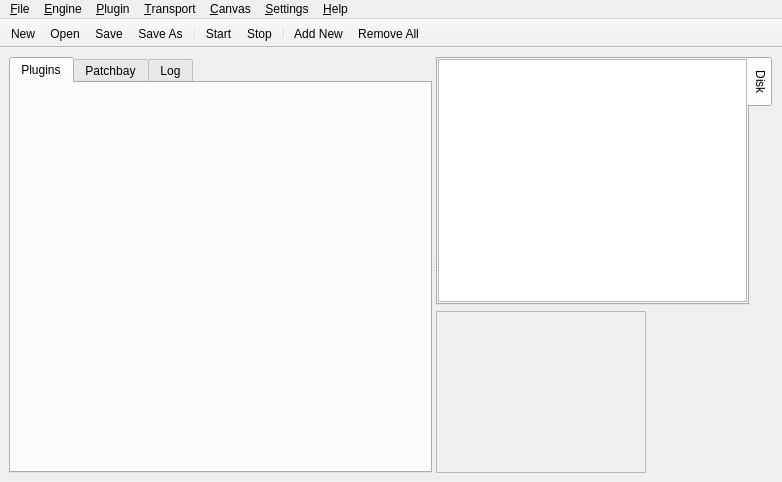
<?xml version="1.0" encoding="UTF-8"?>
<ui version="4.0">
 <class>CarlaMainW</class>
 <widget class="QMainWindow" name="CarlaMainW">
  <property name="geometry">
   <rect>
    <x>0</x>
    <y>0</y>
    <width>782</width>
    <height>482</height>
   </rect>
  </property>
  <property name="windowTitle">
   <string>Carla</string>
  </property>
  <widget class="QWidget" name="centralwidget">
   <layout class="QVBoxLayout" name="verticalLayout_5">
    <item>
     <widget class="QSplitter" name="splitter">
      <property name="orientation">
       <enum>Qt::Horizontal</enum>
      </property>
      <widget class="QTabWidget" name="tabMain">
       <property name="currentIndex">
        <number>0</number>
       </property>
       <widget class="QWidget" name="tab_plugins">
        <attribute name="title">
         <string>Plugins</string>
        </attribute>
        <layout class="QVBoxLayout" name="verticalLayout">
         <property name="spacing">
          <number>0</number>
         </property>
         <property name="leftMargin">
          <number>0</number>
         </property>
         <property name="topMargin">
          <number>2</number>
         </property>
         <property name="rightMargin">
          <number>0</number>
         </property>
         <property name="bottomMargin">
          <number>2</number>
         </property>
         <item>
          <widget class="QWidget" name="w_plugins" native="true">
           <layout class="QVBoxLayout" name="layout">
            <property name="spacing">
             <number>1</number>
            </property>
            <property name="margin">
             <number>0</number>
            </property>
           </layout>
          </widget>
         </item>
         <item>
          <spacer name="verticalSpacer">
           <property name="orientation">
            <enum>Qt::Vertical</enum>
           </property>
           <property name="sizeHint" stdset="0">
            <size>
             <width>20</width>
             <height>333</height>
            </size>
           </property>
          </spacer>
         </item>
        </layout>
       </widget>
       <widget class="QWidget" name="tab_patchbay">
        <attribute name="title">
         <string>Patchbay</string>
        </attribute>
        <layout class="QVBoxLayout" name="verticalLayout_2">
         <property name="spacing">
          <number>0</number>
         </property>
         <property name="margin">
          <number>2</number>
         </property>
         <item>
          <widget class="QGraphicsView" name="graphicsView">
           <property name="verticalScrollBarPolicy">
            <enum>Qt::ScrollBarAlwaysOn</enum>
           </property>
           <property name="horizontalScrollBarPolicy">
            <enum>Qt::ScrollBarAlwaysOn</enum>
           </property>
          </widget>
         </item>
        </layout>
       </widget>
       <widget class="QWidget" name="tab_log">
        <attribute name="title">
         <string>Log</string>
        </attribute>
        <layout class="QVBoxLayout" name="verticalLayout_6">
         <property name="spacing">
          <number>0</number>
         </property>
         <property name="margin">
          <number>2</number>
         </property>
         <item>
          <widget class="QPlainTextEdit" name="pte_log">
           <property name="verticalScrollBarPolicy">
            <enum>Qt::ScrollBarAlwaysOn</enum>
           </property>
           <property name="horizontalScrollBarPolicy">
            <enum>Qt::ScrollBarAlwaysOn</enum>
           </property>
           <property name="undoRedoEnabled">
            <bool>false</bool>
           </property>
           <property name="lineWrapMode">
            <enum>QPlainTextEdit::NoWrap</enum>
           </property>
           <property name="plainText">
            <string notr="true"/>
           </property>
           <property name="textInteractionFlags">
            <set>Qt::LinksAccessibleByMouse|Qt::TextSelectableByKeyboard|Qt::TextSelectableByMouse</set>
           </property>
          </widget>
         </item>
        </layout>
       </widget>
      </widget>
      <widget class="QWidget" name="layoutWidget">
       <layout class="QVBoxLayout" name="verticalLayout_4">
        <item>
         <widget class="QTabWidget" name="tabUtils">
          <property name="sizePolicy">
           <sizepolicy hsizetype="Ignored" vsizetype="Expanding">
            <horstretch>0</horstretch>
            <verstretch>0</verstretch>
           </sizepolicy>
          </property>
          <property name="minimumSize">
           <size>
            <width>210</width>
            <height>0</height>
           </size>
          </property>
          <property name="tabPosition">
           <enum>QTabWidget::East</enum>
          </property>
          <property name="currentIndex">
           <number>0</number>
          </property>
          <widget class="QWidget" name="disk">
           <attribute name="title">
            <string>Disk</string>
           </attribute>
           <layout class="QVBoxLayout" name="verticalLayout_3">
            <property name="spacing">
             <number>0</number>
            </property>
            <property name="leftMargin">
             <number>0</number>
            </property>
            <property name="topMargin">
             <number>0</number>
            </property>
            <property name="rightMargin">
             <number>0</number>
            </property>
            <property name="bottomMargin">
             <number>1</number>
            </property>
            <item>
             <widget class="QTreeView" name="fileTreeView"/>
            </item>
           </layout>
          </widget>
         </widget>
        </item>
        <item>
         <widget class="CanvasPreviewFrame" name="miniCanvasPreview">
          <property name="minimumSize">
           <size>
            <width>210</width>
            <height>162</height>
           </size>
          </property>
          <property name="maximumSize">
           <size>
            <width>210</width>
            <height>162</height>
           </size>
          </property>
          <property name="frameShape">
           <enum>QFrame::StyledPanel</enum>
          </property>
          <property name="frameShadow">
           <enum>QFrame::Raised</enum>
          </property>
         </widget>
        </item>
       </layout>
      </widget>
     </widget>
    </item>
   </layout>
  </widget>
  <widget class="QMenuBar" name="menubar">
   <property name="geometry">
    <rect>
     <x>0</x>
     <y>0</y>
     <width>782</width>
     <height>19</height>
    </rect>
   </property>
   <widget class="QMenu" name="menu_File">
    <property name="title">
     <string>&amp;File</string>
    </property>
    <addaction name="act_file_new"/>
    <addaction name="act_file_open"/>
    <addaction name="act_file_save"/>
    <addaction name="act_file_save_as"/>
    <addaction name="separator"/>
    <addaction name="act_file_quit"/>
   </widget>
   <widget class="QMenu" name="menu_Plugin">
    <property name="title">
     <string>&amp;Plugin</string>
    </property>
    <addaction name="act_plugin_add"/>
    <addaction name="separator"/>
    <addaction name="act_plugin_remove_all"/>
   </widget>
   <widget class="QMenu" name="menu_Help">
    <property name="title">
     <string>&amp;Help</string>
    </property>
    <addaction name="act_help_about"/>
    <addaction name="act_help_about_qt"/>
   </widget>
   <widget class="QMenu" name="menu_Engine">
    <property name="title">
     <string>&amp;Engine</string>
    </property>
    <addaction name="act_engine_start"/>
    <addaction name="act_engine_stop"/>
   </widget>
   <widget class="QMenu" name="menu_Settings">
    <property name="title">
     <string>&amp;Settings</string>
    </property>
    <addaction name="act_settings_show_toolbar"/>
    <addaction name="separator"/>
    <addaction name="act_settings_configure"/>
   </widget>
   <widget class="QMenu" name="menu_Canvas">
    <property name="title">
     <string>&amp;Canvas</string>
    </property>
    <widget class="QMenu" name="menu_Canvas_Zoom">
     <property name="title">
      <string>Zoom</string>
     </property>
     <addaction name="act_canvas_zoom_fit"/>
     <addaction name="separator"/>
     <addaction name="act_canvas_zoom_in"/>
     <addaction name="act_canvas_zoom_out"/>
     <addaction name="act_canvas_zoom_100"/>
    </widget>
    <addaction name="act_canvas_arrange"/>
    <addaction name="act_canvas_refresh"/>
    <addaction name="menu_Canvas_Zoom"/>
    <addaction name="separator"/>
    <addaction name="act_canvas_print"/>
    <addaction name="act_canvas_save_image"/>
   </widget>
   <widget class="QMenu" name="menu_Transport">
    <property name="title">
     <string>&amp;Transport</string>
    </property>
    <addaction name="act_transport_play"/>
    <addaction name="act_transport_stop"/>
    <addaction name="act_transport_backwards"/>
    <addaction name="act_transport_forwards"/>
   </widget>
   <addaction name="menu_File"/>
   <addaction name="menu_Engine"/>
   <addaction name="menu_Plugin"/>
   <addaction name="menu_Transport"/>
   <addaction name="menu_Canvas"/>
   <addaction name="menu_Settings"/>
   <addaction name="menu_Help"/>
  </widget>
  <widget class="QToolBar" name="toolBar">
   <property name="windowTitle">
    <string>toolBar</string>
   </property>
   <property name="movable">
    <bool>false</bool>
   </property>
   <property name="allowedAreas">
    <set>Qt::NoToolBarArea</set>
   </property>
   <property name="toolButtonStyle">
    <enum>Qt::ToolButtonTextBesideIcon</enum>
   </property>
   <attribute name="toolBarArea">
    <enum>TopToolBarArea</enum>
   </attribute>
   <attribute name="toolBarBreak">
    <bool>false</bool>
   </attribute>
   <addaction name="act_file_new"/>
   <addaction name="act_file_open"/>
   <addaction name="act_file_save"/>
   <addaction name="act_file_save_as"/>
   <addaction name="separator"/>
   <addaction name="act_engine_start"/>
   <addaction name="act_engine_stop"/>
   <addaction name="separator"/>
   <addaction name="act_plugin_add"/>
   <addaction name="act_plugin_remove_all"/>
  </widget>
  <action name="act_file_save">
   <property name="icon">
    <iconset resource="../resources.qrc">
     <normaloff>:/16x16/document-save.png</normaloff>:/16x16/document-save.png</iconset>
   </property>
   <property name="text">
    <string>&amp;Save</string>
   </property>
   <property name="shortcut">
    <string>Ctrl+S</string>
   </property>
  </action>
  <action name="act_file_save_as">
   <property name="icon">
    <iconset resource="../resources.qrc">
     <normaloff>:/16x16/document-save-as.png</normaloff>:/16x16/document-save-as.png</iconset>
   </property>
   <property name="text">
    <string>Save &amp;As...</string>
   </property>
   <property name="shortcut">
    <string>Ctrl+Shift+S</string>
   </property>
  </action>
  <action name="act_file_new">
   <property name="icon">
    <iconset resource="../resources.qrc">
     <normaloff>:/16x16/document-new.png</normaloff>:/16x16/document-new.png</iconset>
   </property>
   <property name="text">
    <string>&amp;New</string>
   </property>
   <property name="shortcut">
    <string>Ctrl+N</string>
   </property>
  </action>
  <action name="act_file_open">
   <property name="icon">
    <iconset resource="../resources.qrc">
     <normaloff>:/16x16/document-open.png</normaloff>:/16x16/document-open.png</iconset>
   </property>
   <property name="text">
    <string>&amp;Open...</string>
   </property>
   <property name="shortcut">
    <string>Ctrl+O</string>
   </property>
  </action>
  <action name="act_file_quit">
   <property name="icon">
    <iconset resource="../resources.qrc">
     <normaloff>:/16x16/application-exit.png</normaloff>:/16x16/application-exit.png</iconset>
   </property>
   <property name="text">
    <string>&amp;Quit</string>
   </property>
   <property name="shortcut">
    <string>Ctrl+Q</string>
   </property>
  </action>
  <action name="act_plugin_remove_all">
   <property name="icon">
    <iconset resource="../resources.qrc">
     <normaloff>:/16x16/edit-delete.png</normaloff>:/16x16/edit-delete.png</iconset>
   </property>
   <property name="text">
    <string>&amp;Remove All</string>
   </property>
  </action>
  <action name="act_help_about">
   <property name="text">
    <string>&amp;About</string>
   </property>
  </action>
  <action name="act_help_about_qt">
   <property name="text">
    <string>About &amp;Qt</string>
   </property>
  </action>
  <action name="act_plugin_add">
   <property name="icon">
    <iconset resource="../resources.qrc">
     <normaloff>:/16x16/list-add.png</normaloff>:/16x16/list-add.png</iconset>
   </property>
   <property name="text">
    <string>&amp;Add New...</string>
   </property>
   <property name="shortcut">
    <string>Ctrl+A</string>
   </property>
  </action>
  <action name="act_settings_show_toolbar">
   <property name="checkable">
    <bool>true</bool>
   </property>
   <property name="text">
    <string>Show &amp;Toolbar</string>
   </property>
  </action>
  <action name="act_settings_configure">
   <property name="icon">
    <iconset resource="../resources.qrc">
     <normaloff>:/16x16/configure.png</normaloff>:/16x16/configure.png</iconset>
   </property>
   <property name="text">
    <string>Configure Carla</string>
   </property>
  </action>
  <action name="act_engine_start">
   <property name="icon">
    <iconset resource="../resources.qrc">
     <normaloff>:/16x16/media-playback-start.png</normaloff>:/16x16/media-playback-start.png</iconset>
   </property>
   <property name="text">
    <string>&amp;Start</string>
   </property>
   <property name="shortcut">
    <string>F5</string>
   </property>
  </action>
  <action name="act_engine_stop">
   <property name="icon">
    <iconset resource="../resources.qrc">
     <normaloff>:/16x16/media-playback-stop.png</normaloff>:/16x16/media-playback-stop.png</iconset>
   </property>
   <property name="text">
    <string>St&amp;op</string>
   </property>
   <property name="shortcut">
    <string>F6</string>
   </property>
  </action>
  <action name="act_settings_show_transport">
   <property name="checkable">
    <bool>true</bool>
   </property>
   <property name="enabled">
    <bool>false</bool>
   </property>
   <property name="text">
    <string>Show Transport bar</string>
   </property>
   <property name="iconText">
    <string>Show Transport bar</string>
   </property>
  </action>
  <action name="act_canvas_arrange">
   <property name="icon">
    <iconset resource="../resources.qrc">
     <normaloff>:/16x16/view-sort-ascending.png</normaloff>:/16x16/view-sort-ascending.png</iconset>
   </property>
   <property name="text">
    <string>&amp;Arrange</string>
   </property>
   <property name="shortcut">
    <string>Ctrl+G</string>
   </property>
  </action>
  <action name="act_canvas_refresh">
   <property name="icon">
    <iconset resource="../resources.qrc">
     <normaloff>:/16x16/view-refresh.png</normaloff>:/16x16/view-refresh.png</iconset>
   </property>
   <property name="text">
    <string>&amp;Refresh</string>
   </property>
   <property name="shortcut">
    <string>Ctrl+R</string>
   </property>
  </action>
  <action name="act_canvas_print">
   <property name="icon">
    <iconset resource="../resources.qrc">
     <normaloff>:/16x16/document-print.png</normaloff>:/16x16/document-print.png</iconset>
   </property>
   <property name="text">
    <string>&amp;Print...</string>
   </property>
  </action>
  <action name="act_canvas_save_image">
   <property name="text">
    <string>Save &amp;Image...</string>
   </property>
  </action>
  <action name="act_canvas_zoom_fit">
   <property name="icon">
    <iconset resource="../resources.qrc">
     <normaloff>:/16x16/zoom-fit-best.png</normaloff>:/16x16/zoom-fit-best.png</iconset>
   </property>
   <property name="text">
    <string>Auto-Fit</string>
   </property>
   <property name="shortcut">
    <string>Home</string>
   </property>
  </action>
  <action name="act_canvas_zoom_in">
   <property name="icon">
    <iconset resource="../resources.qrc">
     <normaloff>:/16x16/zoom-in.png</normaloff>:/16x16/zoom-in.png</iconset>
   </property>
   <property name="text">
    <string>Zoom In</string>
   </property>
   <property name="shortcut">
    <string>Ctrl++</string>
   </property>
  </action>
  <action name="act_canvas_zoom_out">
   <property name="icon">
    <iconset resource="../resources.qrc">
     <normaloff>:/16x16/zoom-out.png</normaloff>:/16x16/zoom-out.png</iconset>
   </property>
   <property name="text">
    <string>Zoom Out</string>
   </property>
   <property name="shortcut">
    <string>Ctrl+-</string>
   </property>
  </action>
  <action name="act_canvas_zoom_100">
   <property name="icon">
    <iconset resource="../resources.qrc">
     <normaloff>:/16x16/zoom-original.png</normaloff>:/16x16/zoom-original.png</iconset>
   </property>
   <property name="text">
    <string>Zoom 100%</string>
   </property>
   <property name="shortcut">
    <string>Ctrl+1</string>
   </property>
  </action>
  <action name="act_transport_play">
   <property name="checkable">
    <bool>true</bool>
   </property>
   <property name="icon">
    <iconset resource="../resources.qrc">
     <normaloff>:/16x16/media-playback-start.png</normaloff>:/16x16/media-playback-start.png</iconset>
   </property>
   <property name="text">
    <string>&amp;Play</string>
   </property>
   <property name="shortcut">
    <string>Ctrl+Shift+P</string>
   </property>
  </action>
  <action name="act_transport_stop">
   <property name="icon">
    <iconset resource="../resources.qrc">
     <normaloff>:/16x16/media-playback-stop.png</normaloff>:/16x16/media-playback-stop.png</iconset>
   </property>
   <property name="text">
    <string>&amp;Stop</string>
   </property>
   <property name="shortcut">
    <string>Ctrl+Shift+X</string>
   </property>
  </action>
  <action name="act_transport_backwards">
   <property name="icon">
    <iconset resource="../resources.qrc">
     <normaloff>:/16x16/media-seek-backward.png</normaloff>:/16x16/media-seek-backward.png</iconset>
   </property>
   <property name="text">
    <string>&amp;Backwards</string>
   </property>
   <property name="shortcut">
    <string>Ctrl+Shift+B</string>
   </property>
  </action>
  <action name="act_transport_forwards">
   <property name="icon">
    <iconset resource="../resources.qrc">
     <normaloff>:/16x16/media-seek-forward.png</normaloff>:/16x16/media-seek-forward.png</iconset>
   </property>
   <property name="text">
    <string>&amp;Forwards</string>
   </property>
   <property name="shortcut">
    <string>Ctrl+Shift+F</string>
   </property>
  </action>
 </widget>
 <customwidgets>
  <customwidget>
   <class>CanvasPreviewFrame</class>
   <extends>QFrame</extends>
   <header>canvaspreviewframe.h</header>
   <container>1</container>
  </customwidget>
 </customwidgets>
 <resources>
  <include location="../resources.qrc"/>
 </resources>
 <connections>
  <connection>
   <sender>act_file_quit</sender>
   <signal>triggered()</signal>
   <receiver>CarlaMainW</receiver>
   <slot>close()</slot>
   <hints>
    <hint type="sourcelabel">
     <x>-1</x>
     <y>-1</y>
    </hint>
    <hint type="destinationlabel">
     <x>189</x>
     <y>34</y>
    </hint>
   </hints>
  </connection>
  <connection>
   <sender>act_settings_show_toolbar</sender>
   <signal>triggered(bool)</signal>
   <receiver>toolBar</receiver>
   <slot>setVisible(bool)</slot>
   <hints>
    <hint type="sourcelabel">
     <x>-1</x>
     <y>-1</y>
    </hint>
    <hint type="destinationlabel">
     <x>354</x>
     <y>35</y>
    </hint>
   </hints>
  </connection>
 </connections>
</ui>
